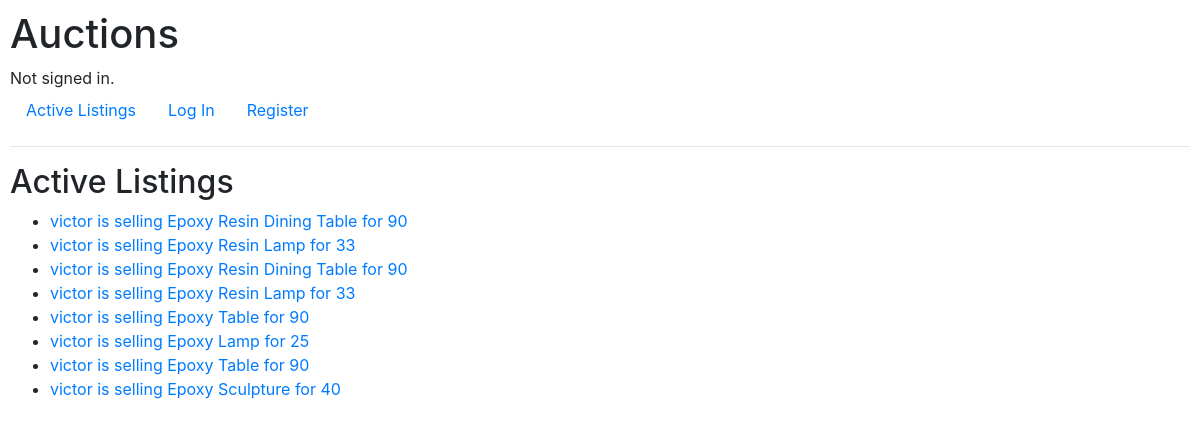
Before: / with the older database file.
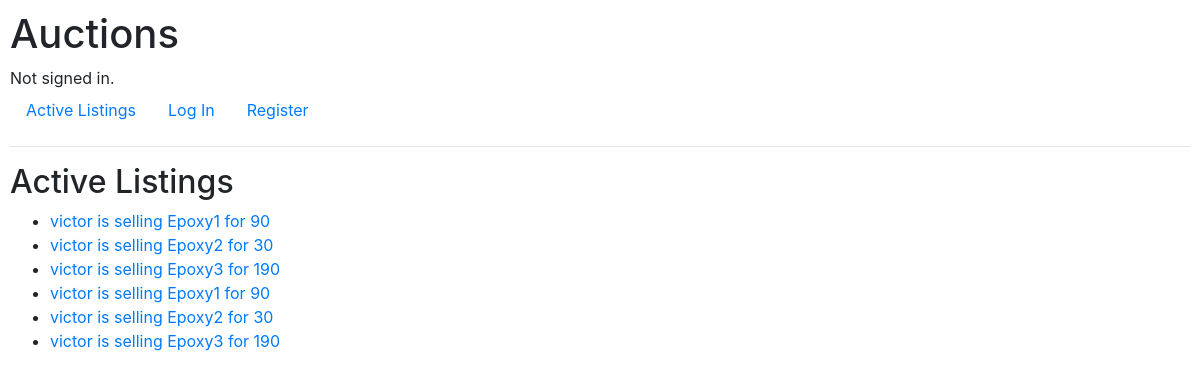
After: the same page with the newer database file.
### auctions/models.py (models this page shows)
class AuctionListing(models.Model):
	id = models.BigAutoField(primary_key=True)
	user_name = models.ForeignKey(User, on_delete = models.CASCADE)
	listingname = models.CharField(max_length = 50)
	listingdesc = models.CharField(max_length = 200)
	initbid = models.IntegerField()
	def __str__(self):
		return f"{self.user_name} is selling {self.listingname} for {self.initbid}"

class User(AbstractUser):
	id = models.BigAutoField(primary_key=True)

### auctions/views.py (the view)
# urls.py: path("", views.index, name="index"),
def index(request):
    return render(request, "auctions/index.html", {
        "listings" : list(AuctionListing.objects.all())
        })

### auctions/templates/auctions/index.html
{% extends "auctions/layout.html" %}
{% block body %}
    <h2>Active Listings</h2>
    <ul>
        {% for listing in listings %}
        <li><a href="">{{ listing }}</a></li>
        {% endfor %}
    </ul>
{% endblock %}

### auctions/templates/auctions/layout.html (shortened to what this page needs)
{% load static %}
<!DOCTYPE html>
<html lang="en">
    <head>
        <link rel="stylesheet" href="https://stackpath.bootstrapcdn.com/bootstrap/4.4.1/css/bootstrap.min.css">
        <link href="{% static 'auctions/styles.css' %}" rel="stylesheet">
    </head>
    <body>
        <h1>Auctions</h1>
        <div>
            {% if user.is_authenticated %}
                Signed in as <strong>{{ user.username }}</strong>.
            {% else %}
                Not signed in.
            {% endif %}
        </div>
        <ul class="nav">
            <li class="nav-item">
                <a class="nav-link" href="{% url 'index' %}">Active Listings</a>
            </li>
            {% if user.is_authenticated %}
                <li class="nav-item">
                    <a class="nav-link" href="{% url 'logout' %}">Log Out</a>
                </li>
            {% else %}
                <li class="nav-item">
                    <a class="nav-link" href="{% url 'login' %}">Log In</a>
                </li>
                <li class="nav-item">
                    <a class="nav-link" href="{% url 'register' %}">Register</a>
                </li>
            {% endif %}
        </ul>
        <hr>
        {% block body %}
        {% endblock %}
    </body>
</html>

### auctions/static/auctions/styles.css (style rules this page uses)
body { padding: 10px; }

Changed rows visible on the page:
removed AuctionListing: user_name+listingname+initbid "victor is selling Epoxy Table for 90"
removed AuctionListing: user_name+listingname+initbid "victor is selling Epoxy Sculpture for 40"
changed AuctionListing (number 1 of 6 on the later page): user_name+listingname+initbid "victor is selling Epoxy Resin Dining Table for 90" → "victor is selling Epoxy1 for 90"
changed AuctionListing (number 2 of 6 on the later page): user_name+listingname+initbid "victor is selling Epoxy Resin Lamp for 33" → "victor is selling Epoxy2 for 30"
changed AuctionListing (number 3 of 6 on the later page): user_name+listingname+initbid "victor is selling Epoxy Resin Dining Table for 90" → "victor is selling Epoxy3 for 190"
changed AuctionListing (number 4 of 6 on the later page): user_name+listingname+initbid "victor is selling Epoxy Resin Lamp for 33" → "victor is selling Epoxy1 for 90"
changed AuctionListing (number 5 of 6 on the later page): user_name+listingname+initbid "victor is selling Epoxy Table for 90" → "victor is selling Epoxy2 for 30"
changed AuctionListing (number 6 of 6 on the later page): user_name+listingname+initbid "victor is selling Epoxy Lamp for 25" → "victor is selling Epoxy3 for 190"
